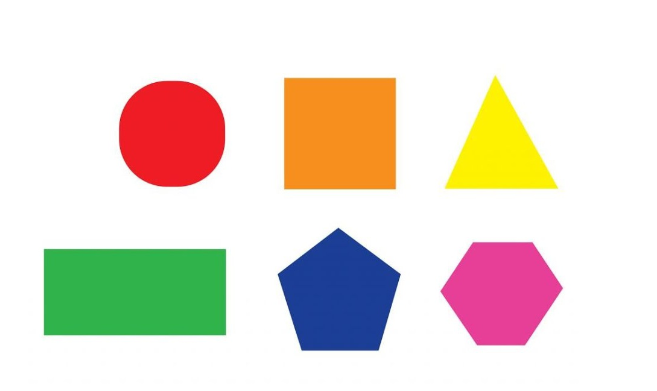
#> input picture weekly_exercises/Hough_transform/test.png, 657 x 391 px
$ python hough_curve.py
#> lines starting #> are read from the running program, lines starting #| are printed output that depends on the picture; after the words box and inside, x2 and y2 are one past the last pixel; in counts of white or black regions, pixels touching at a corner belong together
import cv2
import numpy as np


def deg2grad(deg):
    return deg*3.141592654/180


# read image
img = cv2.imread('test.png', 0)
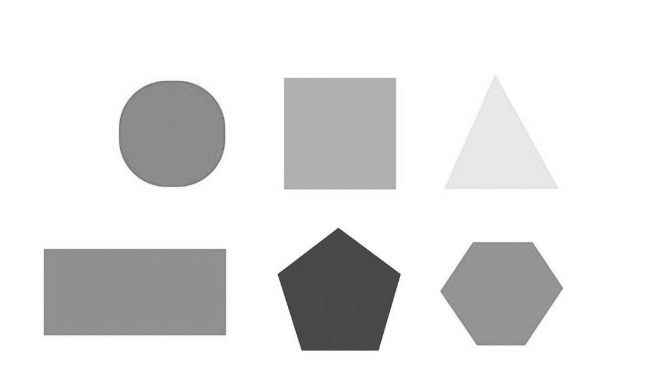
#> img: shape (391, 657); min 53, max 255, mean 228.1
edges = cv2.Canny(img, 50, 150, apertureSize=3)
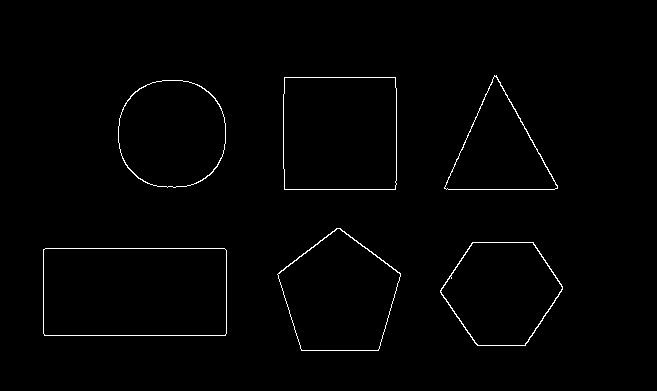
#> edges: shape (391, 657); 1% white in thin lines or dots, all inside (x1, y1, x2, y2) = (43, 75, 563, 351)
lines = cv2.HoughLines(edges, rho=1, theta=np.pi/180, threshold=100)
#> lines = [[189, 1.57], [248, 1.57], [335, 1.57], [482, 0.419], [-397, 2.64], [77, 1.57], [251, 1.55], [396, 0]]

# Step 0.5: initialize hough table
theta_range = np.arange(-3.14, 3.14, 0.01)
H = np.zeros((500, len(theta_range)), dtype=np.uint8)

# Step 1: accumulate hough space
def accumulate(point):
    #for theta in range(360):
    for theta in theta_range:
        pro = point[0]*np.cos(theta) + point[1]*np.sin(theta)
        # If pro in range of Hough space
        if pro >= 0 and pro < 500:
            # map theta to Hough space
            H[int(pro), int((theta+3.14)/0.01)] += 1


h, w = edges.shape[:2]
#> h = 391; w = 657
for i in range(h):
    for j in range(w):
        if edges[i, j] != 0:
            accumulate([i, j])
lineK = np.where(H > 50)


for line in lines:
    rho, theta = line[0]
    a = np.cos(theta)
    b = np.sin(theta)
    x0 = a*rho
    y0 = b*rho
    x1 = int(x0 + 1000*(-b))
    y1 = int(y0 + 1000*(a))
    x2 = int(x0 - 1000*(-b))
    y2 = int(y0 - 1000*(a))
    cv2.line(img,(x1,y1),(x2,y2),(0,0,0),1)
#> this loop made 8 passes
#> (rho, theta, a, b, x0, y0, x1, y1) on passes 1 to 8: (189, 1.57, -4.37e-08, 1, -8.26e-06, 189, -1000, 188), (248, 1.57, -4.37e-08, 1, -1.08e-05, 248, -1000, 247), (335, 1.57, -4.37e-08, 1, -1.46e-05, 335, -1000, 334), (482, 0.419, 0.914, 0.407, 440.3, 196, 33, 1109), (-397, 2.64, -0.875, 0.485, 347.2, -192.5, -137, -1067), (77, 1.57, -4.37e-08, 1, -3.37e-06, 77, -1000, 76), (251, 1.55, 0.0175, 1, 4.38, 251, -995, 268), (396, 0, 1, 0, 396, 0, 396, 1000)
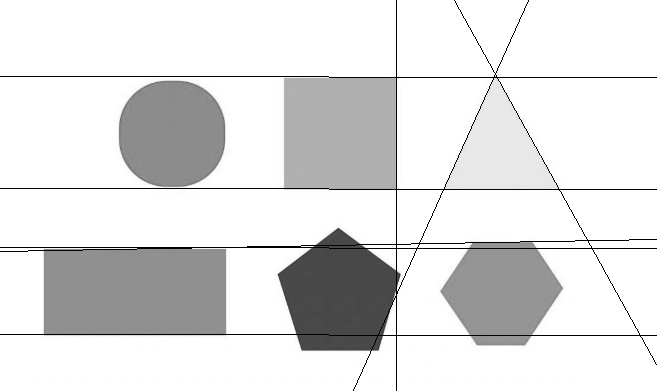
#> img: shape (391, 657); 1.7% of pixels changed, all inside (x1, y1, x2, y2) = (0, 0, 657, 391)
cv2.imshow('a',img)


for i in range(len(lineK[0])):
    pro = lineK[0][i]
    theta = lineK[1][i] * 0.01 - 3.14
    a = np.cos(theta)
    b = np.sin(theta)
    if a ==0:
        x1, x2 = 0, 1000
        y1, y2 = int(pro / b), y1
    elif b == 0:
        x1, x2 = int(pro / a), x1
        y1, y2 = 0, 1000
    else:
        x1, x2 = 0, 1000
        y1, y2 = int(pro/np.sin(theta)),int((pro - x2 * a)/b)
    cv2.line(img,(y1,x1),(y2,x2),(0,0,255),1)
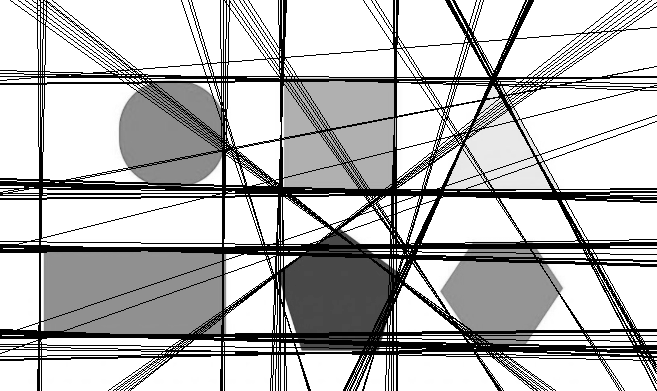
#> img: shape (391, 657); 16.95% of pixels changed, all inside (x1, y1, x2, y2) = (0, 0, 657, 391)
cv2.imshow('result', img)
cv2.waitKey(0)
